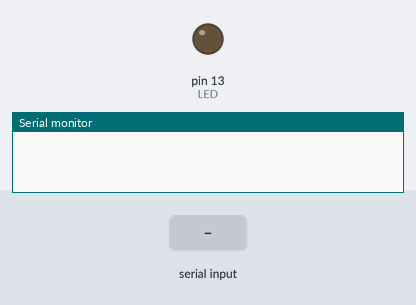
The sketch below on a simulated Arduino Uno, built with avr-gcc and run on an emulated ATmega328P. Parts: output pins drawn as LEDs (lit = HIGH), the last lines printed to the serial monitor. The inputs (shaded band) are chosen by the test bench.

Above: at 1.2 s.
1.3 s: "e" received over Serial
At 2.2 s:
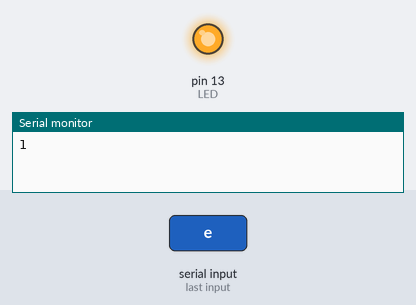
2.8 s: "a" received over Serial
At 3.3 s:
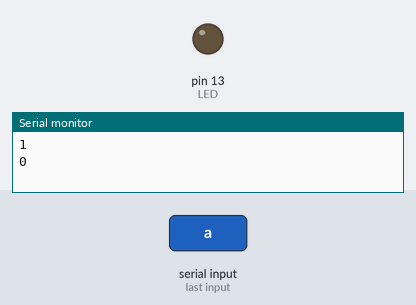
Timing chart, 0 to 5.8 s (numbered marks = the images above; inputs shaded):
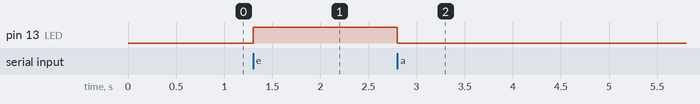

The sketch:

ejercicio1.ino
```cpp
#define LED 13
int valor = 0;
bool estado = 0;
void setup()
{
    //
    pinMode(LED, OUTPUT);
    Serial.begin(9600);
}

void loop()
{
    //
        if(Serial.available()>0){
        valor = Serial.read();

        if(valor == 'e' && estado == 0){
            digitalWrite(LED, HIGH);
            estado = 1;
            Serial.println(estado);
        }
        else if(valor == 'a' && estado == 1){
            digitalWrite(LED, LOW);
            estado = 0;
            Serial.println(estado);
        }
        else if(valor == 'E'){
            Serial.println(estado);
        }
        else{
            Serial.println(3);
        }
    }
}
```

Measured:
- after the input at 1.3 s, pin 13 (LED): LOW → HIGH at once
- after the input at 2.8 s, pin 13 (LED): HIGH → LOW at once
